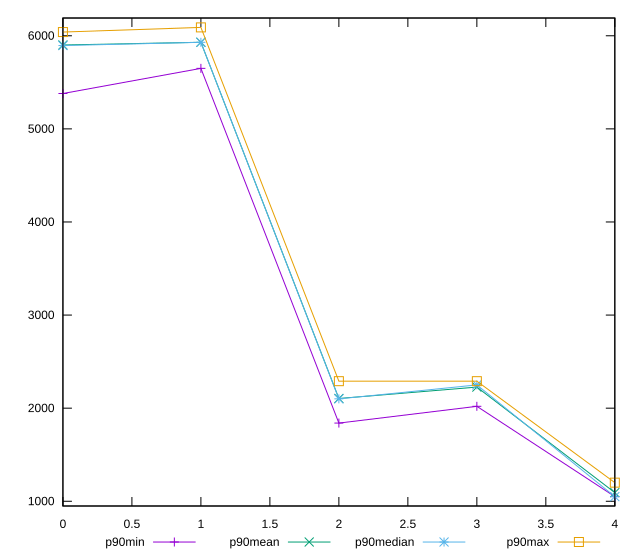

gnuplot code for this plot:
reset

$p90Min <<EOF
0 5380
1 5650
2 1840
3 2020
4 1050
EOF

$p90Mean <<EOF
0 5901.063829787234
1 5930.425531914893
2 2104.148936170213
3 2226.7021276595747
4 1092.7659574468084
EOF

$p90Median <<EOF
0 5895
1 5930
2 2100
3 2250
4 1050
EOF

$p90Max <<EOF
0 6040
1 6090
2 2290
3 2290
4 1200
EOF

set key outside below
set xrange [0:4]
set yrange [949.2:6190.8]
set trange [949.2:6190.8]
set terminal svg size 640, 560 enhanced background rgb 'white'
set output "report_00017_2021-02-10T15-08-03.406Z/unused-javascript/progression/value.svg"

plot $p90Min title "p90min" with linespoints, \
     $p90Mean title "p90mean" with linespoints, \
     $p90Median title "p90median" with linespoints, \
     $p90Max title "p90max" with linespoints

reset
